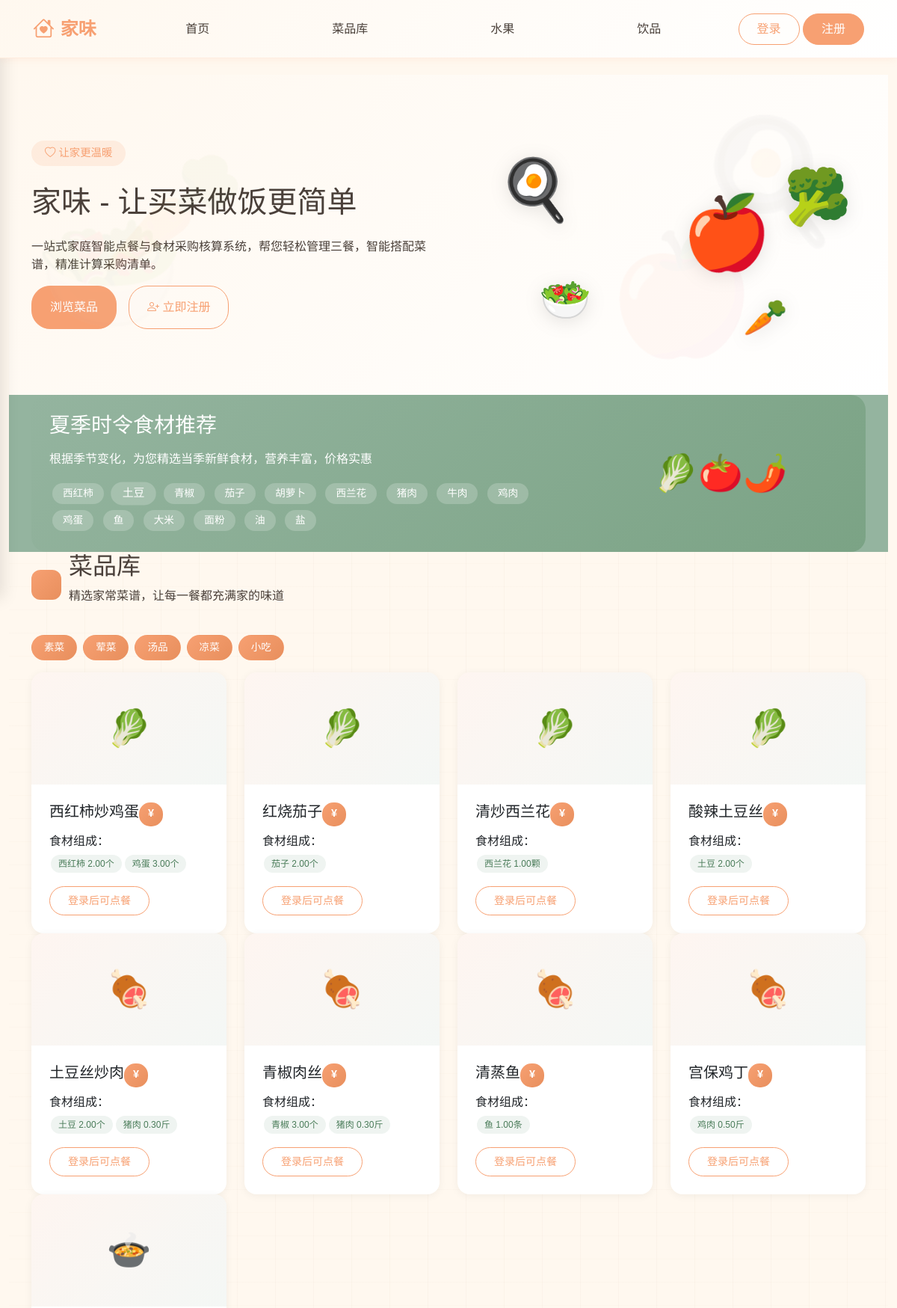
The page / (upper part) on the database its author committed.
### core/models.py (models this page shows, shortened)
class Material(models.Model):
    MATERIAL_TYPES = [
        ('蔬菜', '蔬菜'),
        ('肉类', '肉类'),
        ('水果', '水果'),
        ('干货', '干货'),
    ]
    SEASON_CHOICES = [
        ('春', '春'),
        ('夏', '夏'),
        ('秋', '秋'),
        ('冬', '冬'),
        ('全年', '全年'),
    ]
    id = models.AutoField(primary_key=True)
    name = models.CharField(max_length=50, unique=True, verbose_name='食材名称')
    type = models.CharField(max_length=20, choices=MATERIAL_TYPES, verbose_name='分类')
    season = models.CharField(max_length=20, choices=SEASON_CHOICES, verbose_name='季节')
    price = models.DecimalField(max_digits=6, decimal_places=2, default=5.00, verbose_name='参考单价(元/斤)')
    unit = models.CharField(max_length=20, default='斤', verbose_name='单位')
    class Meta:
        db_table = 'material'
        verbose_name = '食材'
        verbose_name_plural = '食材'

class Dish(models.Model):
    DISH_CATEGORIES = [
        ('素菜', '素菜'),
        ('荤菜', '荤菜'),
        ('汤品', '汤品'),
        ('凉菜', '凉菜'),
        ('小吃', '小吃'),
    ]
    id = models.AutoField(primary_key=True)
    name = models.CharField(max_length=50, unique=True, verbose_name='菜品名称')
    category = models.CharField(max_length=20, choices=DISH_CATEGORIES, verbose_name='分类')
    image = models.CharField(max_length=200, blank=True, null=True, verbose_name='菜品图片存储路径')
    desc = models.TextField(blank=True, null=True, verbose_name='口味、制作步骤描述')
    class Meta:
        db_table = 'dish'
        verbose_name = '菜品'
        verbose_name_plural = '菜品'

class DishMaterial(models.Model):
    UNIT_CHOICES = [
        ('斤', '斤'),
        ('个', '个'),
        ('颗', '颗'),
        ('盒', '盒'),
        ('把', '把'),
    ]
    id = models.AutoField(primary_key=True)
    dish = models.ForeignKey(Dish, on_delete=models.CASCADE, verbose_name='对应菜品')
    material = models.ForeignKey(Material, on_delete=models.CASCADE, verbose_name='对应食材')
    need_num = models.DecimalField(max_digits=5, decimal_places=2, verbose_name='菜品所需食材数量')
    unit = models.CharField(max_length=10, choices=UNIT_CHOICES, verbose_name='单位')
    class Meta:
        db_table = 'dish_material'
        verbose_name = '菜品食材'
        verbose_name_plural = '菜品食材'

### core/views.py (the view, shortened to what this page needs)
# urls.py: path('', views.index, name='index'),
def index(request):
    seasonal_info = get_monthly_seasonal_materials()
    season = seasonal_info['name']
    seasonal_materials_list = seasonal_info['materials']
    seasonal_materials = Material.objects.filter(name__in=seasonal_materials_list) | Material.objects.filter(season='全年')
    if request.user.is_authenticated:
        user_taboos = UserTaboo.objects.filter(user=request.user)
        taboo_names = [t.taboo_name for t in user_taboos]
    else:
        taboo_names = []
    categories = ['素菜', '荤菜', '汤品', '凉菜', '小吃']
    dishes_by_category = {}
    for cat in categories:
        dishes = Dish.objects.filter(category=cat)[:6]
        dishes_with_details = []
        for dish in dishes:
            has_taboo, taboo_name = check_dish_has_taboo(dish)
            dish_materials = DishMaterial.objects.filter(dish=dish)
            materials = []
            for dm in dish_materials:
                materials.append({
                    'name': dm.material.name,
                    'num': dm.need_num,
                    'unit': dm.unit
                })
            dishes_with_details.append({
                'dish': dish,
                'has_taboo': has_taboo,
                'taboo_name': taboo_name,
                'materials': materials
            })
        dishes_by_category[cat] = dishes_with_details
    fruits = Fruit.objects.all()[:8]
    drinks = Drink.objects.all()[:8]
    stocks = Stock.objects.all()[:10]
    cart_items = []
    cart = request.session.get('cart', [])
    if request.user.is_authenticated:
        today = datetime.now().date()
        daily_stats = []
        for i in range(6, -1, -1):
            date = today - timedelta(days=i)
            day_orders = Order.objects.filter(user=request.user, order_date=date)
            day_total = sum(order.total_cost for order in day_orders)
            daily_stats.append({
                'date': date.strftime('%m-%d'),
                'total': float(day_total)
            })
    else:
        today = datetime.now().date()
        daily_stats = []
        for i in range(6, -1, -1):
            date = today - timedelta(days=i)
            daily_stats.append({
                'date': date.strftime('%m-%d'),
                'total': 0
            })
    user_location = request.session.get('user_location', '')
    return render(request, 'index.html', {
        'season': season,
        'seasonal_materials': seasonal_materials,
        'dishes_by_category': dishes_by_category,
        'fruits': fruits,
        'drinks': drinks,
        'taboo_names': taboo_names,
        'stocks': stocks,
        'cart_items': cart_items,
        'daily_stats': daily_stats,
        'user_location': user_location
    })

### core/views.py (called while the page is built)
def get_all_taboo_names():
    taboos = UserTaboo.objects.all()
    return set(t.taboo_name for t in taboos)

def check_dish_has_taboo(dish):
    taboo_names = get_all_taboo_names()
    dish_materials = DishMaterial.objects.filter(dish=dish)
    for dm in dish_materials:
        if dm.material.name in taboo_names:
            return True, dm.material.name
    return False, None

### templates/index.html (shortened to what this page needs)
{% extends 'base.html' %}
{% block content %}
<section class="hero-section" id="top">
    <div class="container">
        <div class="hero-decoration f1">🍳</div>
        <div class="hero-decoration f2">🥗</div>
        <div class="hero-decoration f3">🍎</div>
        <div class="hero-decoration f4">🥕</div>
        <div class="row align-items-center">
            <div class="col-lg-6">
                <div class="mb-4">
                    <span style="display: inline-block; padding: 6px 18px; background: rgba(247,160,114,0.15); border-radius: 20px; font-size: 0.9rem; color: #F7A072; font-weight: 500;">
                        <i class="bi bi-heart"></i> 让家更温暖
                    </span>
                </div>
                <h1 class="text-4xl font-bold text-[#4A403A] mb-4">
                    <span class="text-[#F7A072]">家味</span> - 让买菜做饭更简单
                </h1>
                <p class="text-lg text-[#88807A] mb-6">
                    一站式家庭智能点餐与食材采购核算系统，帮您轻松管理三餐，智能搭配菜谱，精准计算采购清单。
                </p>
                <div class="d-flex gap-3 flex-wrap">
                    <a href="#dishes" class="btn btn-primary px-6 py-3">
                         浏览菜品
                    </a>
                    {% if user.is_authenticated %}
                    <a href="#ai-recommend" class="btn btn-outline-primary px-6 py-3">
                        <i class="bi bi-brain"></i> AI智能配餐
                    </a>
                    {% else %}
                    <button onclick="showModal('register')" class="btn btn-outline-primary px-6 py-3">
                        <i class="bi bi-person-plus"></i> 立即注册
                    </button>
                    {% endif %}
                </div>
            </div>
            <div class="col-lg-6">
                <div class="hero-icon-container">
                    <span class="hero-food-icon">🍳</span>
                    <span class="hero-food-icon">🥗</span>
                    <span class="hero-food-icon">🍎</span>
                    <span class="hero-food-icon">🥕</span>
                    <span class="hero-food-icon">🥦</span>
                </div>
            </div>
        </div>
    </div>
</section>
<section id="seasonal" class="py-8" style="background-color: #94B49F;">
    <div class="container">
        <div class="season-card">
            <div class="row align-items-center">
                <div class="col-lg-8">
                    <h3 class="text-xl font-bold flex items-center gap-3 mb-3">
                        {{ season }}季时令食材推荐
                    </h3>
                    <p class="text-white/80 text-sm mb-3">
                        根据季节变化，为您精选当季新鲜食材，营养丰富，价格实惠
                    </p>
                    <div class="flex flex-wrap" id="seasonal-carousel">
                        {% for material in seasonal_materials %}
                        <span class="season-tag">{{ material.name }}</span>
                        {% endfor %}
                    </div>
                </div>
                <div class="col-lg-4 text-center">
                    <div style="font-size: 3rem;">🥬🍅🌶️</div>
                </div>
            </div>
        </div>
    </div>
</section>
<section id="dishes" class="py-12 wood-texture">
    <div class="container">
        <div class="section-header">
            <div class="section-title-icon"></div>
            <div>
                <h2 class="text-2xl font-bold text-[#4A403A]">菜品库</h2>
                <p class="text-sm text-[#88807A]">精选家常菜谱，让每一餐都充满家的味道</p>
            </div>
        </div>
        <div class="category-tabs">
            {% for category, dishes in dishes_by_category.items %}
            {% if dishes %}
            <div class="category-tab active" onclick="showCategory('{{ category }}')">{{ category }}</div>
            {% endif %}
            {% endfor %}
        </div>
        {% for category, dishes in dishes_by_category.items %}
        {% if dishes %}
        <div id="category-{{ category }}" class="category-content">
            <div class="responsive-grid">
                {% for item in dishes %}
                {% with dish=item.dish %}
                <div class="food-card card h-100">
                    <div class="food-image-container">
                        {% if dish.image %}
                        <img src="{{ dish.image }}" alt="{{ dish.name }}">
                        {% else %}
                        {% if dish.category == '素菜' %}🥬
                        {% elif dish.category == '荤菜' %}🍖
                        {% elif dish.category == '汤品' %}🍲
                        {% elif dish.category == '凉菜' %}🥗
                        {% else %}🍟{% endif %}
                        {% endif %}
                    </div>
                    <div class="card-body p-4 flex-grow">
                        <div class="d-flex justify-between items-start mb-2">
                            <h5 class="font-bold text-[#4A403A]">{{ dish.name }}</h5>
                            <span class="price-tag">¥{{ dish.base_price }}</span>
                        </div>
                        {% if item.materials %}
                        <div class="mb-3">
                            <p class="text-xs text-[#88807A] mb-1 font-medium">食材组成：</p>
                            <div style="display: flex; flex-wrap: wrap;">
                                {% for mat in item.materials %}
                                <span class="material-chip">{{ mat.name }} {{ mat.num }}{{ mat.unit }}</span>
                                {% endfor %}
                            </div>
                        </div>
                        {% endif %}
                        {% if user.is_authenticated %}
                        <form action="{% url 'add_to_cart' %}" method="post" class="cart-form" style="display: flex; gap: 4px;">
                            {% csrf_token %}
                            <input type="hidden" name="goods_type" value="dish">
                            <input type="hidden" name="goods_id" value="{{ dish.id }}">
                            <select name="eat_time" class="form-select form-select-sm" style="flex: 1; font-size: 0.8rem;">
                                <option value="早餐">早餐</option>
                                <option value="午餐">午餐</option>
                                <option value="晚餐">晚餐</option>
                                <option value="加餐">加餐</option>
                            </select>
                            <input type="number" name="buy_num" value="1" min="1" class="form-control form-control-sm" style="width: 40px;">
                            <button type="submit" class="btn btn-primary btn-sm" style="width: 36px; height: 36px; padding: 0;"><i class="bi bi-plus"></i></button>
                        </form>
                        {% else %}
                        <button onclick="showModal('login')" class="btn btn-outline-primary btn-sm w-full">登录后可点餐</button>
                        {% endif %}
                    </div>
                </div>
                {% endwith %}
                {% endfor %}
            </div>
        </div>
        {% endif %}
        {% endfor %}
    </div>
</section>
{% endblock %}

### templates/base.html (style rules this page uses)
:root { --primary-color: #F7A072; --bg-color: #FFF8EF; --green-color: #94B49F; --danger-color: #E07272; --text-color: #4A403A; --text-light: #88807A; }
body { font-family: "Microsoft YaHei", "PingFang SC", "Source Han Sans SC", sans-serif; background-color: var(--bg-color); color: var(--text-color); margin: 0; padding: 0; min-height: 100vh; }
.btn-primary { background-color: var(--primary-color); border-color: var(--primary-color); color: white; border-radius: 25px; padding: 0.5rem 1.5rem; font-weight: 500; transition: all 0.3s ease; }
.btn-outline-primary { border-color: var(--primary-color); color: var(--primary-color); border-radius: 25px; padding: 0.5rem 1.5rem; font-weight: 500; transition: all 0.3s ease; }
.card { background: white; border-radius: 16px; border: none; box-shadow: 0 4px 15px rgba(74, 64, 58, 0.05); overflow: hidden; transition: all 0.3s ease; }

### rows shown on the page
Material: name "西红柿", name "西红柿"
Material: name "土豆", name "土豆" "土豆"
Material: name "青椒", name "青椒"
Material: name "茄子", name "茄子"
Material: name "胡萝卜"
Material: name "西兰花", name "西兰花"
Material: name "猪肉", name "猪肉" "猪肉"
Material: name "牛肉"
Material: name "鸡肉", name "鸡肉"
Material: name "鸡蛋", name "鸡蛋"
Material: name "鱼"
Material: name "大米"
Material: name "面粉"
Material: name "油"
Material: name "盐"
Dish: dish.name "西红柿炒鸡蛋", unit "个" "个", shows "登录后可点餐"
DishMaterial: num "2.00"
DishMaterial: num "3.00"
Dish: dish.name "红烧茄子", unit "个", shows "登录后可点餐"
DishMaterial: num "2.00"
Dish: dish.name "清炒西兰花", unit "颗", shows "登录后可点餐"
DishMaterial: num "1.00"
Dish: dish.name "酸辣土豆丝", unit "个", shows "登录后可点餐"
DishMaterial: num "2.00"
Dish: dish.name "土豆丝炒肉", unit "个" "斤", shows "登录后可点餐"
DishMaterial: num "2.00"
DishMaterial: num "0.30"
Dish: dish.name "青椒肉丝", unit "个" "斤", shows "登录后可点餐"
DishMaterial: num "3.00"
DishMaterial: num "0.30"
Dish: dish.name "清蒸鱼", name "鱼", unit "条", shows "登录后可点餐"
DishMaterial: num "1.00"
Dish: dish.name "宫保鸡丁", unit "斤", shows "登录后可点餐"
DishMaterial: num "0.50"

### other values the page prints
{{ season }} "夏"
{{ category }} "素菜" "荤菜" "汤品" "凉菜" "小吃"
